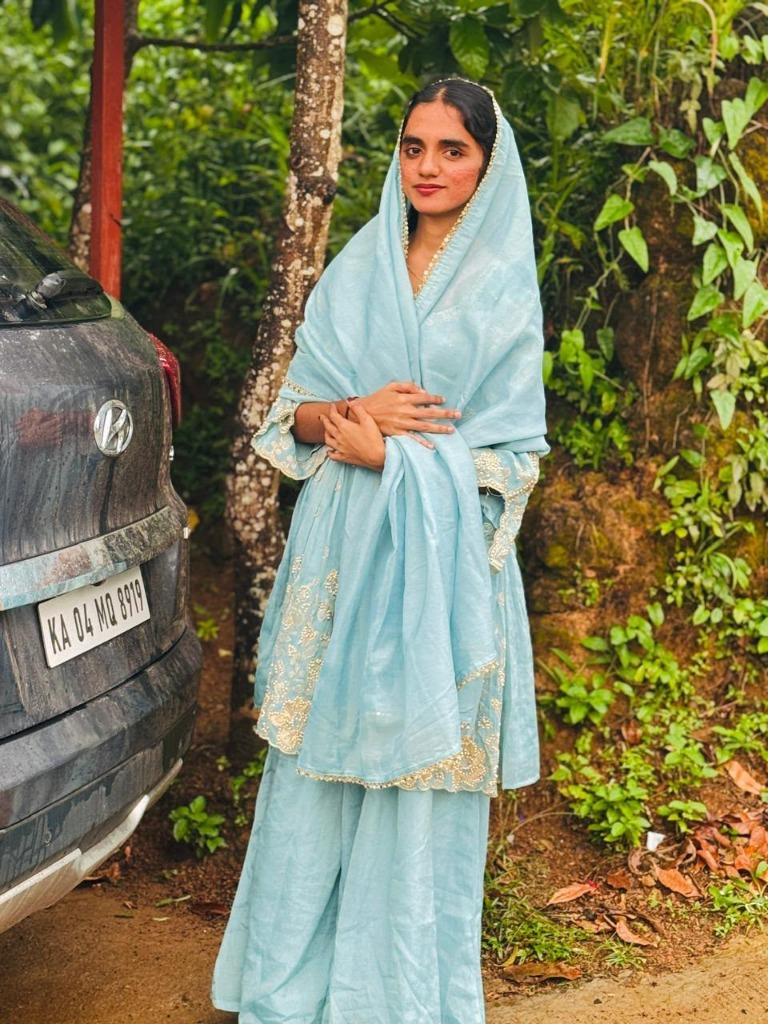
#> input picture assets/images/bride.jpg, 768 x 1024 px
$ python generate_poster.py
#> lines starting #> are read from the running program, lines starting #| are printed output that depends on the picture
import os
from PIL import Image, ImageDraw, ImageFont, ImageFilter

def create_wedding_poster(photo_choice="bride"):
    # Poster canvas: 1200 x 1800 (2:3 luxury portrait ratio, 300 DPI friendly)
#> called with photo_choice = 'bride'
    width = 1200
    height = 1800

    # Base background: warm luxury cream / ivory
    img = Image.new("RGB", (width, height), "#fbf8f2")
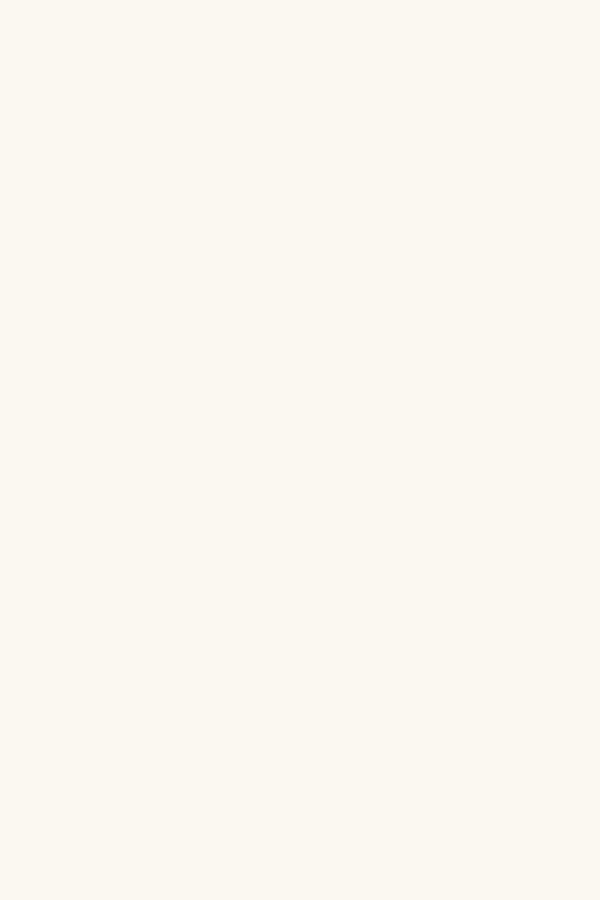
#> img: PIL image 1200x1800 RGB (shown at 1/2 size); mean R, G, B 251, 248, 242
    draw = ImageDraw.Draw(img)

    # 1. Subtle decorative gradient & background tone
    for y in range(height):
        # Soft subtle warm vignette
        ratio = y / height
        r = int(251 - ratio * 6)
        g = int(248 - ratio * 8)
        b = int(242 - ratio * 10)
        draw.line([(0, y), (width, y)], fill=(r, g, b))

    # 2. Ornate Double Gold Arch Borders
    # Outer margin: 40px, Inner margin: 55px
    gold_outer = "#c8a581"
    gold_inner = "#deb887"
    gold_accent = "#8c6239"
    sage_green = "#4e5c46"
    charcoal = "#222a22"

    draw.rectangle([35, 35, width - 35, height - 35], outline=gold_outer, width=3)
    draw.rectangle([48, 48, width - 48, height - 48], outline="#e5d2be", width=1)
    draw.rectangle([54, 54, width - 54, height - 54], outline=gold_outer, width=1)

    # Corner ornamental diamonds
    def draw_diamond(cx, cy, size, color):
        points = [(cx, cy - size), (cx + size, cy), (cx, cy + size), (cx - size, cy)]
        draw.polygon(points, fill=color)

    draw_diamond(35, 35, 8, gold_accent)
    draw_diamond(width - 35, 35, 8, gold_accent)
    draw_diamond(35, height - 35, 8, gold_accent)
    draw_diamond(width - 35, height - 35, 8, gold_accent)

    # Fonts loading
    try:
        f_georgia_bold = "/System/Library/Fonts/Supplemental/Georgia Bold.ttf"
        f_georgia_italic = "/System/Library/Fonts/Supplemental/Georgia Italic.ttf"
        f_georgia = "/System/Library/Fonts/Supplemental/Georgia.ttf"
        f_times = "/System/Library/Fonts/Supplemental/Times New Roman.ttf"
        f_times_bold = "/System/Library/Fonts/Supplemental/Times New Roman Bold.ttf"

        font_bismillah = ImageFont.truetype(f_georgia, 28)
        font_sub = ImageFont.truetype(f_georgia_italic, 24)
        font_parents = ImageFont.truetype(f_georgia, 23)
        font_invite = ImageFont.truetype(f_georgia_italic, 22)
        font_names = ImageFont.truetype(f_georgia_bold, 54)
        font_amp = ImageFont.truetype(f_georgia_italic, 46)
        font_lineage = ImageFont.truetype(f_georgia_italic, 20)
        font_date_huge = ImageFont.truetype(f_georgia_bold, 34)
        font_venue_title = ImageFont.truetype(f_georgia_bold, 24)
        font_venue_sub = ImageFont.truetype(f_georgia, 21)
        font_tagline = ImageFont.truetype(f_georgia_italic, 20)
    except Exception as e:
        print("Font fallback:", e)
        font_bismillah = font_sub = font_parents = font_invite = font_names = font_amp = font_lineage = font_date_huge = font_venue_title = font_venue_sub = font_tagline = ImageFont.load_default()

    # Center text helper
    def draw_centered_text(y, text, font, fill):
#> called with y = 85, text = 'بِسْمِ اللَّهِ الرَّحْمَٰنِ الرَّحِيمِ', fill = '#8c6239'
        bbox = draw.textbbox((0, 0), text, font=font)
#> bbox = (-1, -8, 282, 38)
        w = bbox[2] - bbox[0]
#> w = 283
        x = (width - w) // 2
#> x = 458
        draw.text((x, y), text, font=font, fill=fill)
        return y + (bbox[3] - bbox[1])

    # Top Content
    draw_centered_text(85, "بِسْمِ اللَّهِ الرَّحْمَٰنِ الرَّحِيمِ", font_bismillah, gold_accent)
    draw_centered_text(130, "BISMILLAHIR RAHMANIR RAHEEM", font_sub, "#776352")

    # Quran verse
    draw_centered_text(175, "“And We created you in pairs”  — Surah An-Naba (78:8)", font_tagline, "#8a7562")

    # Divider line
    draw.line([(width // 2 - 120, 215), (width // 2 + 120, 215)], fill="#d6beaa", width=1)
    draw_diamond(width // 2, 215, 5, gold_accent)

    # Families
    draw_centered_text(235, "Mrs. Ameena (W/o Late Mr. Moidhu Balappil)", font_parents, charcoal)
    draw_centered_text(268, "&", font_amp, gold_accent)
    draw_centered_text(318, "Mr. Kadhar Manikal & Mrs. Khadija", font_parents, charcoal)
    draw_centered_text(355, "cordially invite you to celebrate the blessed Nikah of their beloved children", font_invite, "#635446")

    # Photo Arch Frame in Center
    photo_file = "assets/images/bride.jpg" if photo_choice == "bride" else "assets/images/groom.jpg"
#> photo_file = 'assets/images/bride.jpg'
    if os.path.exists(photo_file):
        portrait = Image.open(photo_file).convert("RGB")
#> portrait is the input picture: PIL image 768x1024 RGB; mean R, G, B 126.3, 124.4, 90.6

        # Arch dimensions: 380w x 490h
        arch_w, arch_h = 380, 490
        portrait_resized = portrait.resize((arch_w, arch_h), Image.Resampling.LANCZOS)

        # Create Arch Mask
        mask = Image.new("L", (arch_w, arch_h), 0)
#> mask: PIL image 380x490 L; every value is 0
        mask_draw = ImageDraw.Draw(mask)
        # Upper circle/arch + lower rect
        radius = arch_w // 2
        mask_draw.pieslice([0, 0, arch_w, arch_w], 180, 360, fill=255)
        mask_draw.rectangle([0, radius, arch_w, arch_h], fill=255)

        # Frame placement
        frame_x = (width - arch_w) // 2
        frame_y = 405

        # Paste cropped portrait with arch mask
        img.paste(portrait_resized, (frame_x, frame_y), mask)
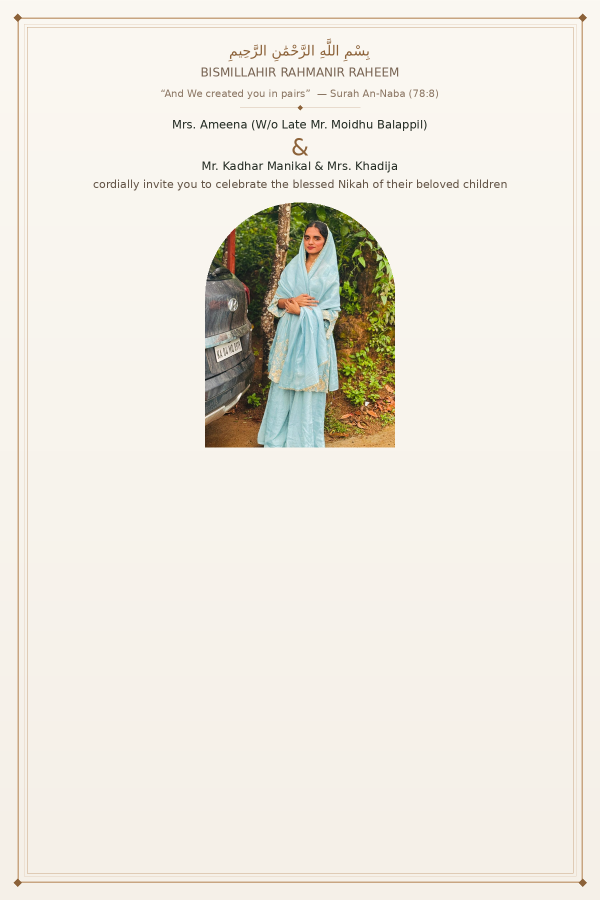
#> img: PIL image 1200x1800 RGB (shown at 1/2 size); mean R, G, B 236.4, 232, 222.7

        # Draw Gold Arch Border outline
        border_canvas = Image.new("RGBA", (width, height), (0, 0, 0, 0))
#> border_canvas: PIL image 1200x1800 RGBA; every value is 0
        b_draw = ImageDraw.Draw(border_canvas)

        # Arc top
        b_draw.arc([frame_x - 4, frame_y - 4, frame_x + arch_w + 4, frame_y + arch_w + 4], 180, 360, fill=gold_accent, width=4)
        # Straight sides and bottom
        b_draw.line([(frame_x - 4, frame_y + radius), (frame_x - 4, frame_y + arch_h + 4)], fill=gold_accent, width=4)
        b_draw.line([(frame_x + arch_w + 4, frame_y + radius), (frame_x + arch_w + 4, frame_y + arch_h + 4)], fill=gold_accent, width=4)
        b_draw.line([(frame_x - 4, frame_y + arch_h + 4), (frame_x + arch_w + 4, frame_y + arch_h + 4)], fill=gold_accent, width=4)

        # Inner fine line
        b_draw.arc([frame_x - 10, frame_y - 10, frame_x + arch_w + 10, frame_y + arch_w + 10], 180, 360, fill="#e5d0bb", width=1)
        b_draw.line([(frame_x - 10, frame_y + radius), (frame_x - 10, frame_y + arch_h + 10)], fill="#e5d0bb", width=1)
        b_draw.line([(frame_x + arch_w + 10, frame_y + radius), (frame_x + arch_w + 10, frame_y + arch_h + 10)], fill="#e5d0bb", width=1)
        b_draw.line([(frame_x - 10, frame_y + arch_h + 10), (frame_x + arch_w + 10, frame_y + arch_h + 10)], fill="#e5d0bb", width=1)

        img = Image.alpha_composite(img.convert("RGBA"), border_canvas).convert("RGB")
        draw = ImageDraw.Draw(img)

    # Couple Names below photo
    y_after_photo = 925
    draw_centered_text(y_after_photo, "Nizar B.M", font_names, sage_green)
    draw_centered_text(y_after_photo + 56, "(Son of Late Mr. Moidhu Balappil & Mrs. Ameena)", font_lineage, "#605041")

    draw_centered_text(y_after_photo + 90, "&", font_amp, gold_accent)

    draw_centered_text(y_after_photo + 138, "Shifanath M.K", font_names, sage_green)
    draw_centered_text(y_after_photo + 194, "(Daughter of Mr. Kadhar Manikal & Mrs. Khadija)", font_lineage, "#605041")

    # Date Box
    y_date = y_after_photo + 245
#> y_date = 1170
    draw.rectangle([width // 2 - 280, y_date, width // 2 + 280, y_date + 72], outline=gold_outer, fill="#f4ece2", width=2)
    draw_centered_text(y_date + 18, "THURSDAY · 22 OCTOBER 2026", font_date_huge, gold_accent)

    # Two Venues Layout
    y_venues = y_date + 105
#> y_venues = 1275

    # Left / Top: Nikah Ceremony
    v1_box_y = y_venues
#> v1_box_y = 1275
    draw_centered_text(v1_box_y, "🕌 THE SACRED NIKAH — 12:00 PM NOON", font_venue_title, sage_green)
    draw_centered_text(v1_box_y + 32, "Old Juma Masjid, Kottamudi · Kodagu (Coorg), Karnataka", font_venue_sub, charcoal)

    # Divider dot
    draw.line([(width // 2 - 80, v1_box_y + 75), (width // 2 + 80, v1_box_y + 75)], fill="#dbc5b2", width=1)
    draw_diamond(width // 2, v1_box_y + 75, 4, gold_accent)

    # Right / Bottom: Wedding Lunch Reception
    v2_box_y = v1_box_y + 90
#> v2_box_y = 1365
    draw_centered_text(v2_box_y, "🍽️ WEDDING LUNCH FEAST — 12:30 PM ONWARDS", font_venue_title, sage_green)
    draw_centered_text(v2_box_y + 32, "Shadhi Mahal, Cheriyaparambu · Kerala", font_venue_sub, charcoal)

    # Footer
    y_footer = height - 120
#> y_footer = 1680
    draw.line([(80, y_footer - 15), (width - 80, y_footer - 15)], fill="#e8dacb", width=1)
    draw_centered_text(y_footer, "With Best Compliments from Family, Relatives & Friends", font_sub, "#705d4d")
    draw_centered_text(y_footer + 34, "Wedding Favors & Custom Hampers: @hamper.spot", font_tagline, gold_accent)

    out_path = f"assets/images/wedding_poster_{photo_choice}.jpg"
#> out_path = 'assets/images/wedding_poster_bride.jpg'
    img.save(out_path, quality=96)
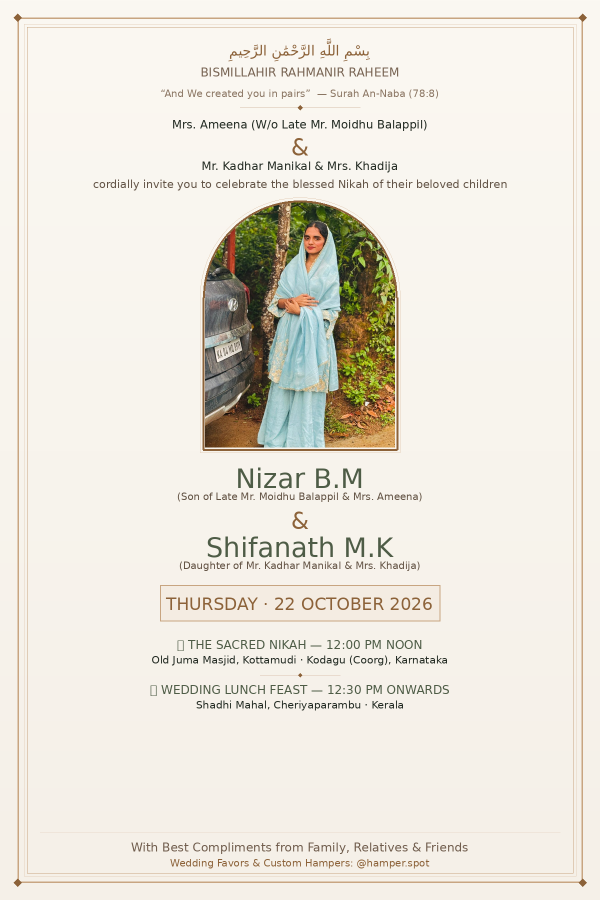
#> saved as wedding_poster_bride.jpg: PIL image 1200x1800 RGB (shown at 1/2 size); mean R, G, B 233.7, 229.1, 219.4
    print(f"Generated {out_path} ({width}x{height})")
#| Generated assets/images/wedding_poster_bride.jpg (1200x1800)
    return out_path

if __name__ == "__main__":
    create_wedding_poster("bride")
    create_wedding_poster("groom")
#> call 2 of create_wedding_poster, with photo_choice = 'groom'
#> in create_wedding_poster (call 2), `width = 1200`: width = 1200
#> in create_wedding_poster (call 2), `photo_file = "assets/images/bride.jpg" if photo_choice == "bride" else..`: photo_file = 'assets/images/groom.jpg'
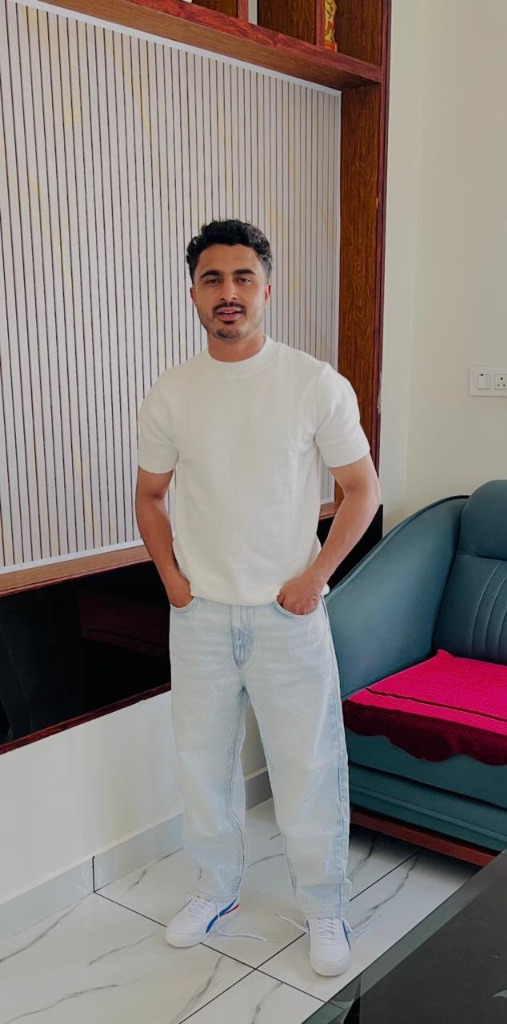
#> input picture assets/images/groom.jpg, 507 x 1024 px
#> in create_wedding_poster, portrait is the input picture: PIL image 507x1024 RGB; mean R, G, B 138.8, 129.7, 126.8
#> in create_wedding_poster (call 2), `portrait_resized = portrait.resize((arch_w, arch_h), Image.Resampling...`:
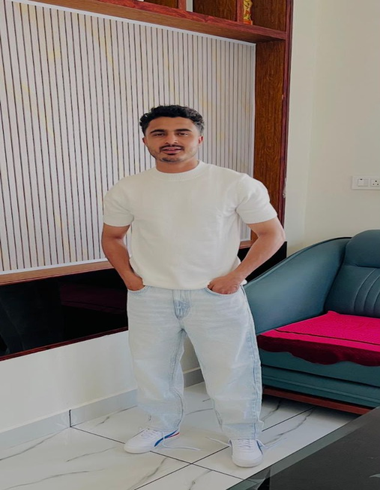
#> portrait_resized: PIL image 380x490 RGB; mean R, G, B 138.8, 129.7, 126.8
#> in create_wedding_poster (call 2), `frame_x = (width - arch_w) // 2`: frame_x = 410
#> in create_wedding_poster (call 2), `img.paste(portrait_resized, (frame_x, frame_y), mask)`:
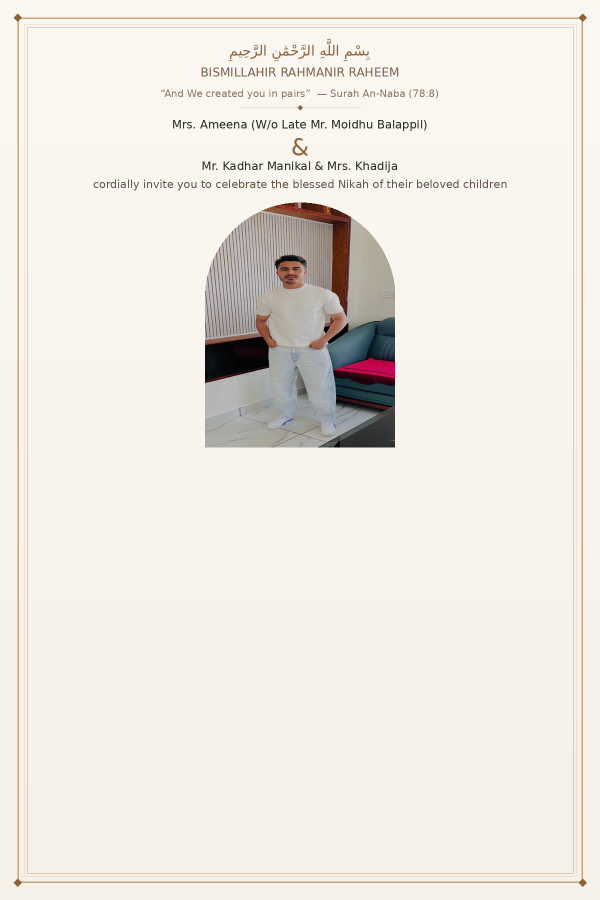
#> img: PIL image 1200x1800 RGB (shown at 1/2 size); mean R, G, B 237, 232.2, 225.1
#> in create_wedding_poster (call 2), `out_path = f"assets/images/wedding_poster_{photo_choice}.jpg"`: out_path = 'assets/images/wedding_poster_groom.jpg'
#> in create_wedding_poster (call 2), `img.save(out_path, quality=96)`:
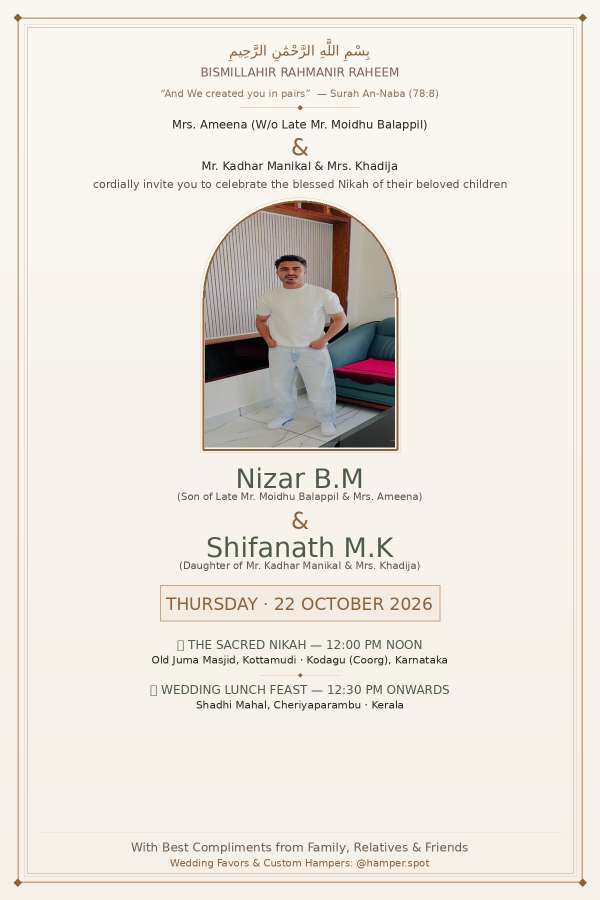
#> saved as wedding_poster_groom.jpg: PIL image 1200x1800 RGB (shown at 1/2 size); mean R, G, B 234.3, 229.3, 221.8
#| Generated assets/images/wedding_poster_groom.jpg (1200x1800)
